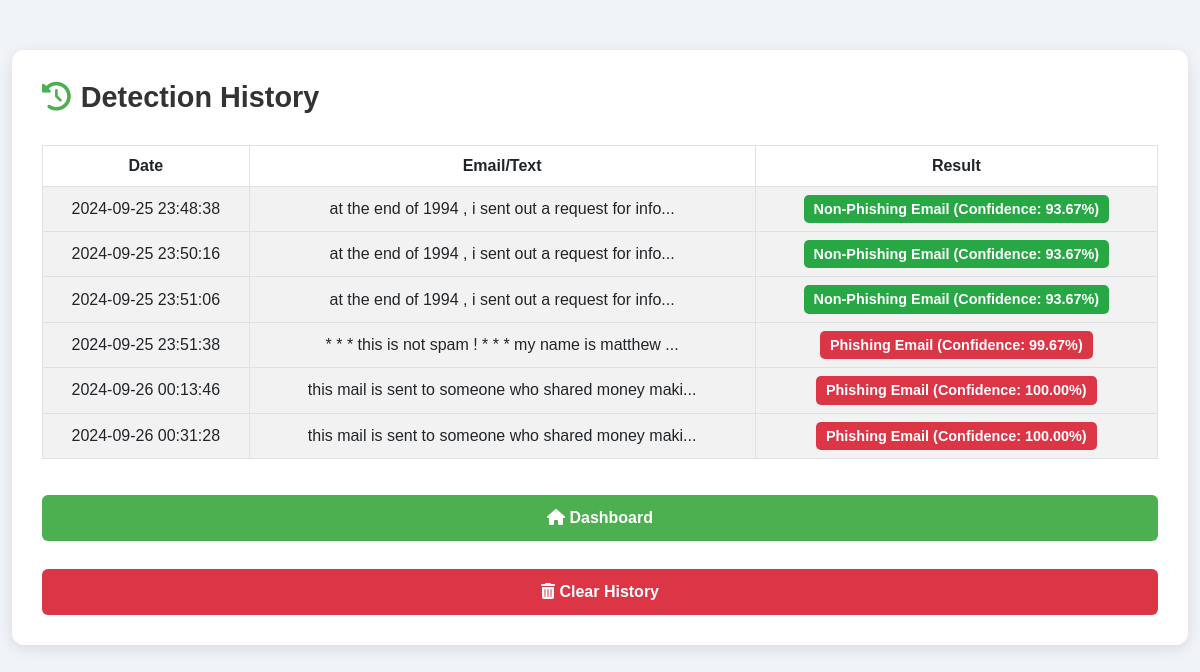
/history (signed in), run on an earlier commit of the app's database.
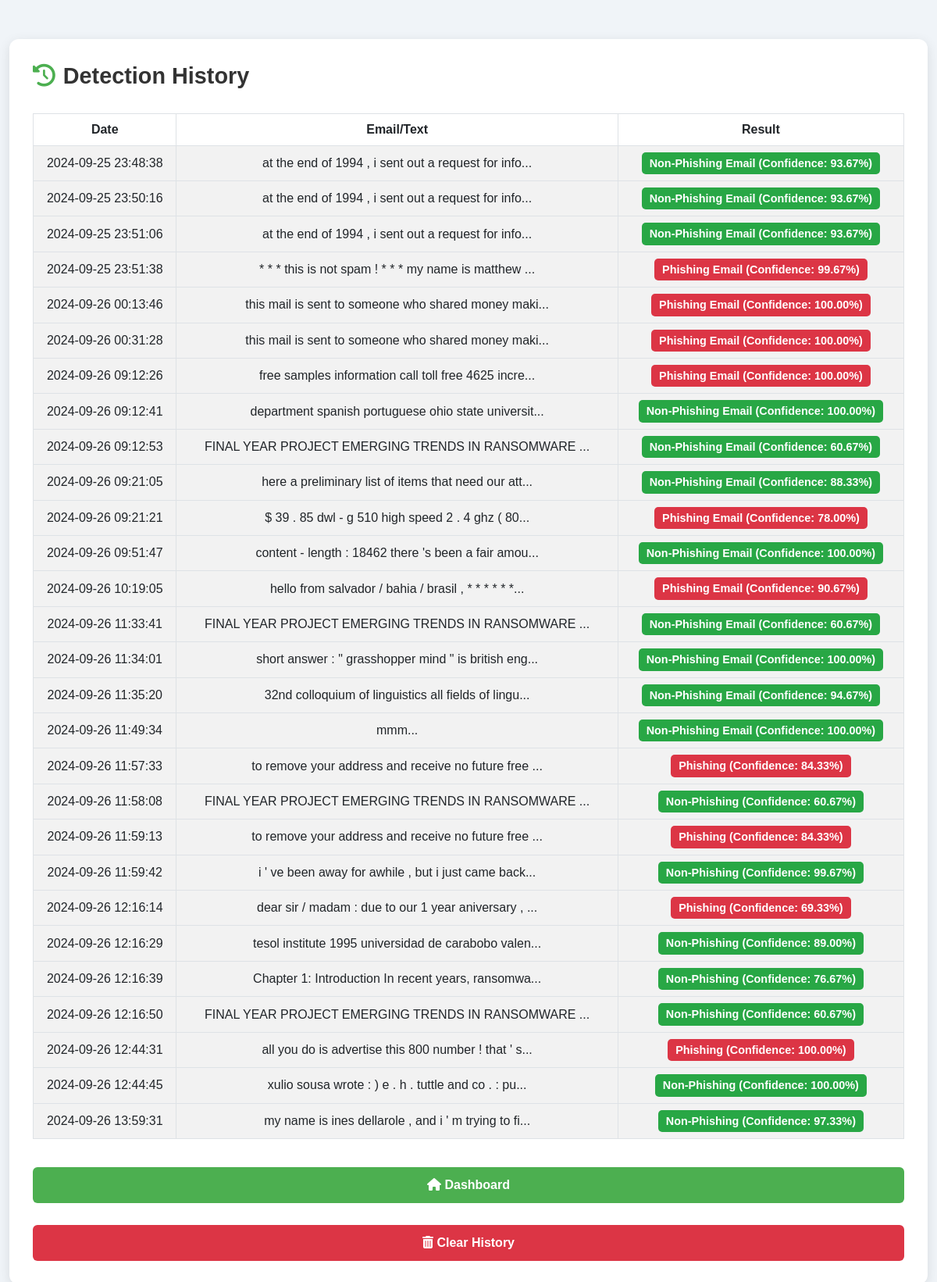
And on a later commit of the database.
### tables this page shows
CREATE TABLE detection_history (
                    id INTEGER PRIMARY KEY AUTOINCREMENT,
                    user_id INTEGER,
                    email_text TEXT,
                    result TEXT,
                    detection_date TIMESTAMP DEFAULT CURRENT_TIMESTAMP,
                    FOREIGN KEY (user_id) REFERENCES users(id) ON DELETE CASCADE
                );

### app.py (the view)
@app.route('/history')
@login_required
def history():
    conn = get_db_connection()
    if conn:
        history = conn.execute('SELECT * FROM detection_history WHERE user_id = ?', (current_user.id,)).fetchall()
        conn.close()
        return render_template('history.html', history=history)
    else:
        flash('Error fetching history', 'danger')
        return redirect(url_for('index'))

### app.py (called while the page is built)
@login_manager.user_loader
def load_user(user_id):
    return User(user_id)

def get_db_connection():
    try:
        conn = sqlite3.connect('users.db')  # Connect to SQLite database
        conn.row_factory = sqlite3.Row  # Return rows as dictionaries
        return conn
    except sqlite3.Error as e:
        logging.error(f"Database connection error: {e}")
        return None

### templates/history.html (shortened to what this page needs)
<!DOCTYPE html>
<html lang="en">
<head>
    <link href="https://cdn.jsdelivr.net/npm/bootstrap@5.3.0-alpha1/dist/css/bootstrap.min.css" rel="stylesheet">
    <link href="https://cdnjs.cloudflare.com/ajax/libs/font-awesome/6.0.0-beta3/css/all.min.css" rel="stylesheet">
</head>
<body>
    <div class="container">
        <div class="history-container">
            <h2><i class="fas fa-history"></i> Detection History</h2>
            {% if history %}
            <table class="table table-striped table-bordered">
                <thead>
                    <tr>
                        <th>Date</th>
                        <th>Email/Text</th>
                        <th>Result</th>
                    </tr>
                </thead>
                <tbody>
                    {% for entry in history %}
                    <tr>
                        <td>{{ entry['detection_date'] }}</td>
                        <td>{{ entry['email_text'][:50] }}...</td>
                        <td>
                            {% if "Non-Phishing" in entry['result'] %}
                            <span class="badge badge-success">{{ entry['result'] }}</span>
                            {% else %}
                            <span class="badge badge-danger">{{ entry['result'] }}</span>
                            {% endif %}
                        </td>
                    </tr>
                    {% endfor %}
                </tbody>
            </table>
            {% else %}
            <p>No detection history found.</p>
            {% endif %}
            <div class="d-grid gap-2">
                <a href="{{ url_for('index') }}" class="btn btn-custom"><i class="fas fa-home"></i> Dashboard</a>
                <button class="btn btn-clear" data-bs-toggle="modal" data-bs-target="#clearHistoryModal">
                    <i class="fas fa-trash-alt"></i> Clear History
                </button>
            </div>
        </div>
    </div>
</body>
</html>

### templates/history.html (style rules this page uses)
body { font-family: 'Poppins', sans-serif; background-color: #f0f4f8; color: #333; margin: 0; padding: 0; animation: fadeIn 1s ease-in-out; }
.container { margin-top: 50px; max-width: 1200px; }
.history-container { background-color: #ffffff; padding: 30px; border-radius: 12px; box-shadow: 0 4px 15px rgba(0, 0, 0, 0.1); }
.history-container h2 { display: flex; align-items: center; margin-bottom: 30px; font-size: 1.8rem; font-weight: 600; color: #333; }
.history-container h2 i { margin-right: 10px; color: #4CAF50; }
table { width: 100%; border-collapse: collapse; margin-bottom: 20px; }
th { background-color: #4CAF50; color:#000000; font-weight: bold; text-align: center; padding: 10px; border-radius: 5px; }
td { padding: 15px; background-color: #f9f9f9; color: #555; text-align: center; vertical-align: middle; }
tr:nth-child(even) td { background-color: #f2f2f2; }
.badge { font-size: 0.9rem; padding: 7px 10px; font-weight: 600; border-radius: 5px; }
.badge-success { background-color: #28a745; color: #fff; }
.badge-danger { background-color: #dc3545; color: #fff; }
.btn-custom { background-color: #4CAF50; color: white; font-size: 1rem; font-weight: 600; transition: background-color 0.3s ease, transform 0.2s ease; }
.btn-clear { background-color: #dc3545; color: white; font-size: 1rem; font-weight: 600; }
.d-grid .btn { padding: 10px 0; margin-top: 20px; }

What changed in the data, as far as the page shows it:
added detection_history: detection_date "2024-09-26 09:12:26", email_text "free samples information call toll free 4625 incre", result "Phishing Email (Confidence: 100.00%)"
added detection_history: detection_date "2024-09-26 09:12:41", email_text "department spanish portuguese ohio state universit", result "Non-Phishing Email (Confidence: 100.00%)"
added detection_history: detection_date "2024-09-26 09:12:53", email_text "FINAL YEAR PROJECT EMERGING TRENDS IN RANSOMWARE", result "Non-Phishing Email (Confidence: 60.67%)"
added detection_history: detection_date "2024-09-26 09:21:05", email_text "here a preliminary list of items that need our att", result "Non-Phishing Email (Confidence: 88.33%)"
added detection_history: detection_date "2024-09-26 09:21:21", email_text "$ 39 . 85 dwl - g 510 high speed 2 . 4 ghz ( 80", result "Phishing Email (Confidence: 78.00%)"
added detection_history: detection_date "2024-09-26 09:51:47", email_text "content - length : 18462 there 's been a fair amou", result "Non-Phishing Email (Confidence: 100.00%)"
added detection_history: detection_date "2024-09-26 10:19:05", email_text "hello from salvador / bahia / brasil , * * * * * *", result "Phishing Email (Confidence: 90.67%)"
added detection_history: detection_date "2024-09-26 11:33:41", email_text "FINAL YEAR PROJECT EMERGING TRENDS IN RANSOMWARE", result "Non-Phishing Email (Confidence: 60.67%)"
added detection_history: detection_date "2024-09-26 11:34:01", email_text "short answer : \" grasshopper mind \" is british eng", result "Non-Phishing Email (Confidence: 100.00%)"
added detection_history: detection_date "2024-09-26 11:35:20", email_text "32nd colloquium of linguistics all fields of lingu", result "Non-Phishing Email (Confidence: 94.67%)"
added detection_history: detection_date "2024-09-26 11:49:34", email_text "mmm", result "Non-Phishing Email (Confidence: 100.00%)"
added detection_history: detection_date "2024-09-26 11:57:33", email_text "to remove your address and receive no future free", result "Phishing (Confidence: 84.33%)"
added detection_history: detection_date "2024-09-26 11:58:08", email_text "FINAL YEAR PROJECT EMERGING TRENDS IN RANSOMWARE", result "Non-Phishing (Confidence: 60.67%)"
added detection_history: detection_date "2024-09-26 11:59:13", email_text "to remove your address and receive no future free", result "Phishing (Confidence: 84.33%)"
added detection_history: detection_date "2024-09-26 11:59:42", email_text "i ' ve been away for awhile , but i just came back", result "Non-Phishing (Confidence: 99.67%)"
added detection_history: detection_date "2024-09-26 12:16:14", email_text "dear sir / madam : due to our 1 year aniversary ,", result "Phishing (Confidence: 69.33%)"
added detection_history: detection_date "2024-09-26 12:16:29", email_text "tesol institute 1995 universidad de carabobo valen", result "Non-Phishing (Confidence: 89.00%)"
added detection_history: detection_date "2024-09-26 12:16:39", email_text "Chapter 1: Introduction In recent years, ransomwa", result "Non-Phishing (Confidence: 76.67%)"
added detection_history: detection_date "2024-09-26 12:16:50", email_text "FINAL YEAR PROJECT EMERGING TRENDS IN RANSOMWARE", result "Non-Phishing (Confidence: 60.67%)"
added detection_history: detection_date "2024-09-26 12:44:31", email_text "all you do is advertise this 800 number ! that ' s", result "Phishing (Confidence: 100.00%)"
added detection_history: detection_date "2024-09-26 12:44:45", email_text "xulio sousa wrote : ) e . h . tuttle and co . : pu", result "Non-Phishing (Confidence: 100.00%)"
added detection_history: detection_date "2024-09-26 13:59:31", email_text "my name is ines dellarole , and i ' m trying to fi", result "Non-Phishing (Confidence: 97.33%)"
